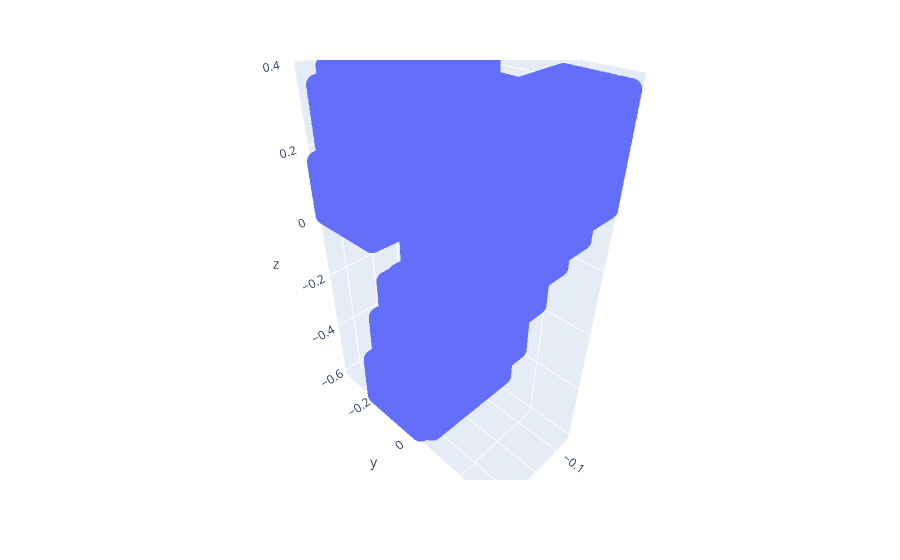

Source (notebook cell):
### Code cell
key = '53000'
print(preds[3000]) #dataset의 시작이 50000차이가 나기 때문에 53000-50000 = 3000번의 인덱스로 확인

x = test_all[key][:, 0]
y = test_all[key][:, 1]
z = test_all[key][:, 2]

px.scatter_3d(x=x, y=y, z=z, opacity = 0.8)

### Figure 1 — Plotly figure (JSON) as saved in the notebook; plotly's stock layout.template omitted (floating-point values rounded to 4 significant figures; data arrays with more than 128 entries replaced by an {"elided": "..."} marker saying what was removed)
{"data": [{"hovertemplate": "x=%{x}<br>y=%{y}<br>z=%{z}<extra></extra>", "legendgroup": "", "marker": {"color": "#636efa", "opacity": 0.8, "symbol": "circle"}, "mode": "markers", "name": "", "scene": "scene", "showlegend": false, "type": "scatter3d", "x": {"elided": "19550 float values"}, "y": {"elided": "19550 float values"}, "z": {"elided": "19550 float values"}}], "layout": {"legend": {"tracegroupgap": 0}, "margin": {"t": 60}, "scene": {"domain": {"x": [0, 1], "y": [0, 1]}, "xaxis": {"title": {"text": "x"}}, "yaxis": {"title": {"text": "y"}}, "zaxis": {"title": {"text": "z"}}}}}
